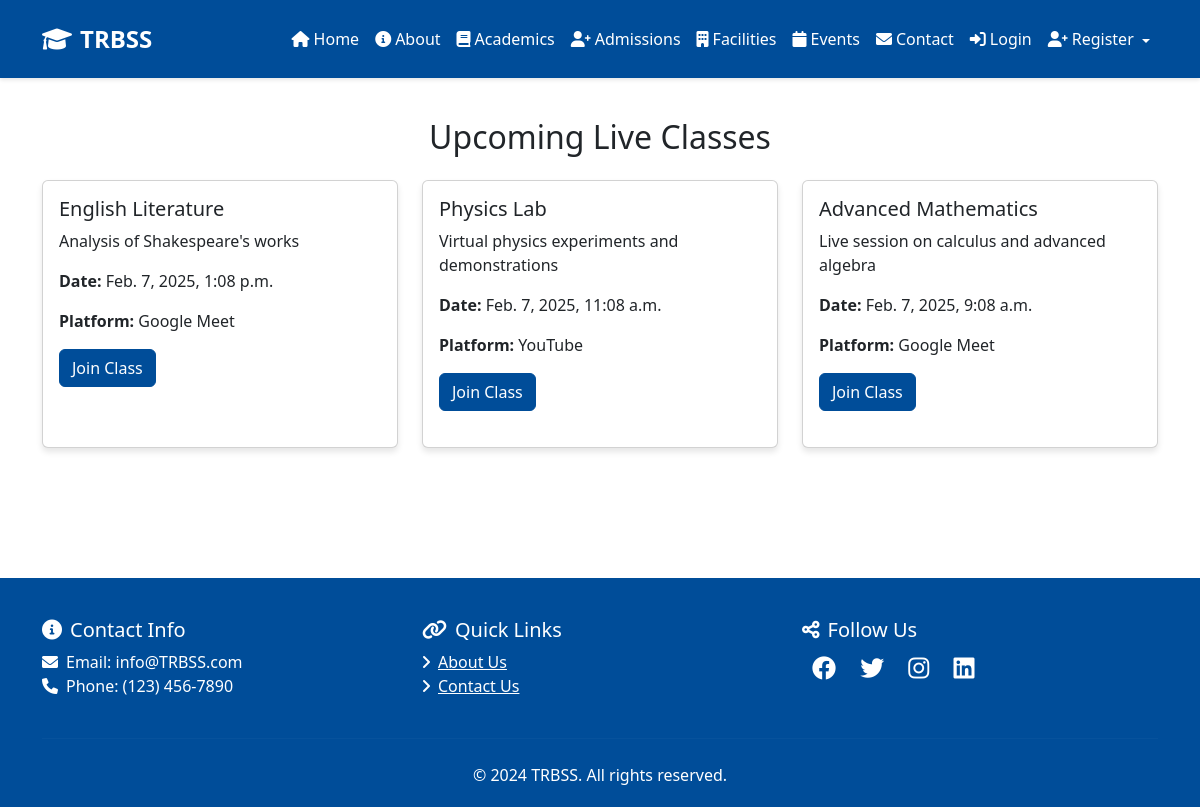
Screenshot of /live-classes/ with the database file from the repository.
### main/models.py (models this page shows, shortened)
class LiveClass(models.Model):
    title = models.CharField(max_length=200)
    description = models.TextField()
    date = models.DateTimeField()
    platform = models.CharField(max_length=50, choices=[('YouTube', 'YouTube'), ('Google Meet', 'Google Meet')])
    link = models.URLField()
    is_active = models.BooleanField(default=True)
    class Meta:
        ordering = ['-date']

### main/views.py (the view)
# urls.py: path('live-classes/', views.live_classes, name='live_classes'),
def live_classes(request):
    classes = LiveClass.objects.filter(is_active=True)
    return render(request, 'main/live_classes.html', {'classes': classes})

### main/templates/main/live_classes.html (shortened to what this page needs)
{% extends 'main/base.html' %}
{% block content %}
<div class="container">
    <h2 class="text-center mb-4">Upcoming Live Classes</h2>
    <div class="row">
        {% for live_class in classes %}
        <div class="col-md-4 mb-4">
            <div class="card h-100">
                <div class="card-body">
                    <h5 class="card-title">{{ live_class.title }}</h5>
                    <p class="card-text">{{ live_class.description }}</p>
                    <p class="card-text"><strong>Date:</strong> {{ live_class.date }}</p>
                    <p class="card-text"><strong>Platform:</strong> {{ live_class.platform }}</p>
                    <a href="{{ live_class.link }}" class="btn btn-primary" target="_blank">Join Class</a>
                </div>
            </div>
        </div>
        {% empty %}
        <div class="col-md-12">
            <div class="alert alert-info">No upcoming live classes at the moment.</div>
        </div>
        {% endfor %}
    </div>
</div>
{% endblock %}

### main/templates/main/base.html (shortened to what this page needs)
<!DOCTYPE html>
<html>
<head>
    <link href="https://cdn.jsdelivr.net/npm/bootstrap@5.3.0/dist/css/bootstrap.min.css" rel="stylesheet">
    <link rel="stylesheet" href="https://cdnjs.cloudflare.com/ajax/libs/font-awesome/6.0.0/css/all.min.css">
</head>
<body>
    <nav class="navbar navbar-expand-lg navbar-dark">
        <div class="container">
            <a class="navbar-brand" href="{% url 'home' %}">
                <i class="fas fa-graduation-cap me-2"></i>TRBSS
            </a>
            <div class="collapse navbar-collapse" id="navbarNav">
                <ul class="navbar-nav ms-auto mb-2 mb-lg-0">
                    <li class="nav-item">
                        <a class="nav-link" href="{% url 'home' %}">
                            <i class="fas fa-home me-1"></i>Home
                        </a>
                    </li>
                    <li class="nav-item">
                        <a class="nav-link" href="{% url 'about' %}">
                            <i class="fas fa-info-circle me-1"></i>About
                        </a>
                    </li>
                    <li class="nav-item">
                        <a class="nav-link" href="{% url 'academics' %}">
                            <i class="fas fa-book me-1"></i>Academics
                        </a>
                    </li>
                    <li class="nav-item">
                        <a class="nav-link" href="{% url 'admissions' %}">
                            <i class="fas fa-user-plus me-1"></i>Admissions
                        </a>
                    </li>
                    <li class="nav-item">
                        <a class="nav-link" href="{% url 'facilities' %}">
                            <i class="fas fa-building me-1"></i>Facilities
                        </a>
                    </li>
                    <li class="nav-item">
                        <a class="nav-link" href="{% url 'events' %}">
                            <i class="fas fa-calendar me-1"></i>Events
                        </a>
                    </li>
                    <li class="nav-item">
                        <a class="nav-link" href="{% url 'contact' %}">
                            <i class="fas fa-envelope me-1"></i>Contact
                        </a>
                    </li>
                    {% if user.is_authenticated %}
                        <li class="nav-item dropdown">
                            <a class="nav-link dropdown-toggle" href="#" id="navbarDropdown" role="button" data-bs-toggle="dropdown">
                                <i class="fas fa-user-circle me-1"></i>
                                {{ user.username }}
                            </a>
                            <ul class="dropdown-menu dropdown-menu-end">
                                {% if user.is_student %}
                                    <li><a class="dropdown-item" href="{% url 'student_dashboard' %}">
                                        <i class="fas fa-tachometer-alt me-2"></i>Dashboard
                                    </a></li>
                                {% elif user.is_teacher %}
                                    <li><a class="dropdown-item" href="{% url 'teacher_dashboard' %}">
                                        <i class="fas fa-tachometer-alt me-2"></i>Dashboard
                                    </a></li>
                                {% endif %}
                                {% if user.is_student or user.is_teacher %}
                                    <li><a class="dropdown-item" href="{% url 'profile' %}">
                                        <i class="fas fa-user-cog me-2"></i>Profile
                                    </a></li>
                                {% endif %}
                                <li><hr class="dropdown-divider"></li>
                                <li>
                                    <form method="post" action="{% url 'logout' %}" class="logout-form" id="logoutForm">
                                        {% csrf_token %}
                                        <button type="button" class="dropdown-item text-danger" onclick="confirmLogout()">
                                            <i class="fas fa-sign-out-alt me-2"></i>Logout
                                        </button>
                                    </form>
                                </li>
                            </ul>
                        </li>
                    {% else %}
                        <li class="nav-item">
                            <a class="nav-link" href="{% url 'login' %}">
                                <i class="fas fa-sign-in-alt me-1"></i>Login
                            </a>
                        </li>
                        <li class="nav-item dropdown">
                            <a class="nav-link dropdown-toggle" href="#" id="signupDropdown" role="button" data-bs-toggle="dropdown">
                                <i class="fas fa-user-plus me-1"></i>Register
                            </a>
                        </li>
                    {% endif %}
                </ul>
            </div>
        </div>
    </nav>
    <div class="main-content">
        {% block content %}
        {% endblock %}
    </div>
    <footer class="footer">
        <div class="container">
            <div class="row">
                <div class="col-md-4">
                    <h5><i class="fas fa-info-circle me-2"></i>Contact Info</h5>
                    <p>
                        <i class="fas fa-envelope me-2"></i>Email: info@TRBSS.com<br>
                        <i class="fas fa-phone me-2"></i>Phone: (123) 456-7890
                    </p>
                </div>
                <div class="col-md-4">
                    <h5><i class="fas fa-link me-2"></i>Quick Links</h5>
                    <ul class="list-unstyled">
                        <li><a href="{% url 'about' %}" class="text-white"><i class="fas fa-angle-right me-2"></i>About Us</a></li>
                        <li><a href="{% url 'contact' %}" class="text-white"><i class="fas fa-angle-right me-2"></i>Contact Us</a></li>
                    </ul>
                </div>
                <div class="col-md-4">
                    <h5><i class="fas fa-share-alt me-2"></i>Follow Us</h5>
                    <div class="social-links">
                        <a href="#"><i class="fab fa-facebook"></i></a>
                        <a href="#"><i class="fab fa-twitter"></i></a>
                        <a href="#"><i class="fab fa-instagram"></i></a>
                        <a href="#"><i class="fab fa-linkedin"></i></a>
                    </div>
                </div>
            </div>
            <hr class="mt-4 mb-4" style="border-color: rgba(255,255,255,0.1);">
            <div class="text-center">
                <p class="mb-0">&copy; 2024 TRBSS. All rights reserved.</p>
            </div>
        </div>
    </footer>
</body>
</html>

### main/templates/main/base.html (style rules this page uses)
:root { --primary-color: #004d99; --secondary-color: #f8f9fa; }
.navbar { background-color: var(--primary-color); padding: 1rem 0; box-shadow: 0 2px 4px rgba(0,0,0,0.1); }
.navbar-brand { font-size: 1.5rem; font-weight: bold; }
.navbar-brand, .nav-link { color: white !important; transition: color 0.3s ease; }
.footer { background-color: var(--primary-color); color: white; padding: 40px 0 20px; position: relative; bottom: 0; width: 100%; }
.main-content { min-height: calc(100vh - 300px); padding: 40px 0; }
.card { transition: transform 0.3s ease; margin-bottom: 20px; box-shadow: 0 4px 6px rgba(0,0,0,0.1); }
.btn-primary { background-color: var(--primary-color); border-color: var(--primary-color); }
.social-links a { color: white; margin: 0 10px; font-size: 1.5rem; transition: color 0.3s ease; }
.nav-item .dropdown-toggle::after { vertical-align: middle; }
.navbar-nav .nav-link { padding: 0.5rem 1rem; }

### rows the page displays
LiveClass: title "English Literature", description "Analysis of Shakespeare's works", date "Feb. 7, 2025, 1:08 p.m.", platform "Google Meet"
LiveClass: title "Physics Lab", description "Virtual physics experiments and demonstrations", date "Feb. 7, 2025, 11:08 a.m.", platform "YouTube"
LiveClass: title "Advanced Mathematics", description "Live session on calculus and advanced algebra", date "Feb. 7, 2025, 9:08 a.m.", platform "Google Meet"
